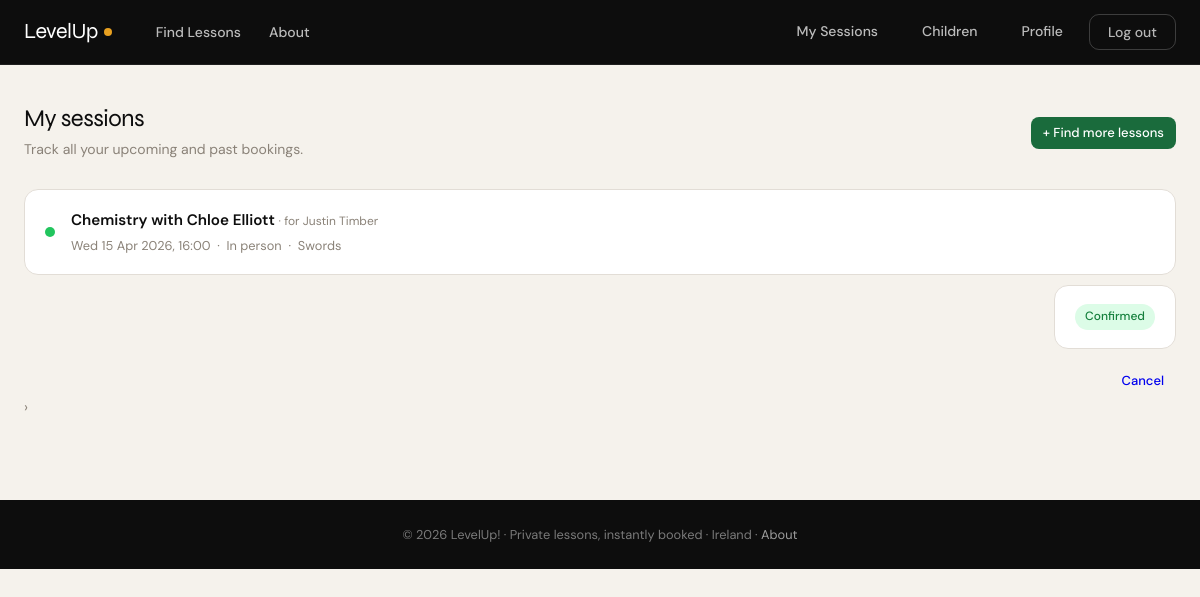
Screenshot of /bookings/ (signed in) with the database file from the repository.
### core/models.py (models this page shows, shortened)
class Booking(models.Model):
    class Status(models.TextChoices):
        PENDING   = "PENDING",   "Pending"
        CONFIRMED = "CONFIRMED", "Confirmed"
        REJECTED  = "REJECTED",  "Rejected"
        CANCELLED = "CANCELLED", "Cancelled"
    slot    = models.OneToOneField(SessionSlot, on_delete=models.PROTECT, related_name="booking")
    student = models.ForeignKey(User, on_delete=models.PROTECT, related_name="bookings")
    child_profile = models.ForeignKey(
        ChildProfile,
        on_delete=models.SET_NULL,
        null=True,
        blank=True,
        related_name="bookings",
        help_text="If set, the booking is on behalf of this child.",
    )
    status           = models.CharField(max_length=20, choices=Status.choices)
    meeting_link     = models.URLField(blank=True)
    student_location = models.CharField(max_length=255, blank=True)
    student_lat      = models.FloatField(null=True, blank=True)
    student_lng      = models.FloatField(null=True, blank=True)
    created_at       = models.DateTimeField(default=timezone.now)
    def can_cancel(self) -> bool:
        if self.status not in (self.Status.CONFIRMED, self.Status.PENDING):
            return False
        hours_until = (self.slot.start_datetime - timezone.now()).total_seconds() / 3600
        return hours_until > 24

class SessionSlot(models.Model):
    class Mode(models.TextChoices):
        ONLINE    = "ONLINE",    "Online"
        IN_PERSON = "IN_PERSON", "In person"
    class Status(models.TextChoices):
        AVAILABLE = "AVAILABLE", "Available"
        BOOKED    = "BOOKED",    "Booked"
        CANCELLED = "CANCELLED", "Cancelled"
    coach = models.ForeignKey(CoachProfile, on_delete=models.CASCADE, related_name="slots")
    skill = models.ForeignKey(Skill, on_delete=models.PROTECT, related_name="slots")
    mode  = models.CharField(max_length=20, choices=Mode.choices)
    area  = models.ForeignKey(Area, on_delete=models.PROTECT, null=True, blank=True, related_name="slots")
    venue_eircode  = models.CharField(max_length=10, blank=True)
    start_datetime = models.DateTimeField()
    end_datetime   = models.DateTimeField()
    status = models.CharField(max_length=20, choices=Status.choices, default=Status.AVAILABLE)

class Skill(models.Model):
    category = models.ForeignKey(Category, on_delete=models.CASCADE, related_name="skills")
    name = models.CharField(max_length=60)
    class Meta:
        unique_together = ("category", "name")

class CoachProfile(models.Model):
    user = models.OneToOneField(User, on_delete=models.CASCADE, related_name="coach_profile")
    category = models.ForeignKey(Category, on_delete=models.PROTECT, related_name="coaches")
    teaches = models.ManyToManyField(Skill, blank=True, related_name="coaches")
    travel_areas = models.ManyToManyField(Area, blank=True, related_name="coaches")
    base_location_eircode = models.CharField(max_length=10, blank=True)
    hourly_rate = models.DecimalField(max_digits=7, decimal_places=2, default=0)
    is_verified = models.BooleanField(
        default=False,
        help_text="Manually set by admin after identity/Garda vetting check.",
    )

class User(AbstractUser):
    class Role(models.TextChoices):
        STUDENT = "STUDENT", "Student/Parent"
        COACH = "COACH", "Coach/Teacher"
    class Gender(models.TextChoices):
        MALE = "MALE", "Male"
        FEMALE = "FEMALE", "Female"
        NON_BINARY = "NON_BINARY", "Non-binary"
        PREFER_NOT = "PREFER_NOT", "Prefer not to say"
    role = models.CharField(max_length=20, choices=Role.choices, default=Role.STUDENT)
    forename = models.CharField(max_length=80, blank=True)
    surname = models.CharField(max_length=80, blank=True)
    dob = models.DateField(null=True, blank=True)
    address = models.CharField(max_length=255, blank=True)
    gender = models.CharField(max_length=20, choices=Gender.choices, blank=True)
    bio = models.TextField(blank=True)
    profile_picture = models.ImageField(upload_to="profiles/", blank=True, null=True)
    def full_name(self) -> str:
        name = f"{self.forename} {self.surname}".strip()
        return name if name else self.username

class ChildProfile(models.Model):
    parent = models.ForeignKey(
        User,
        on_delete=models.CASCADE,
        related_name="child_profiles",
        limit_choices_to={"role": User.Role.STUDENT},
    )
    forename = models.CharField(max_length=80)
    surname  = models.CharField(max_length=80)
    dob      = models.DateField(help_text="Used to confirm the child is a minor (under 18).")
    year_group = models.CharField(
        max_length=40,
        blank=True,
        help_text="e.g. 5th Year, Leaving Cert, Junior Cert",
    )
    def full_name(self) -> str:
        return f"{self.forename} {self.surname}".strip()

class Area(models.Model):
    name = models.CharField(max_length=80, unique=True)

### core/views.py (the view)
# urls.py: path("bookings/", views.student_upcoming, name="student_upcoming"),
@login_required
def student_upcoming(request):
    if request.user.role != User.Role.STUDENT:
        raise PermissionDenied
    bookings = Booking.objects.filter(student=request.user).select_related(
        "slot", "slot__coach", "slot__coach__user", "slot__skill", "slot__area", "child_profile"
    ).order_by("slot__start_datetime")
    return render(request, "core/student_upcoming.html", {"bookings": bookings, "now": timezone.now()})

### core/context_processors.py (called while the page is built)
def google_maps(request):
    return {
        "google_maps_key": getattr(settings, "GOOGLE_MAPS_API_KEY", ""),
    }

### Templates/core/student_upcoming.html (shortened to what this page needs)
{% extends "core/base.html" %}
{% block content %}
<div class="sessions-header">
    <div>
        <div class="lu-section-title">My sessions</div>
        <div class="lu-section-sub" style="margin-bottom:0;">Track all your upcoming and past bookings.</div>
    </div>
    <a href="{% url 'find_lessons' %}" class="lu-btn lu-btn-primary lu-btn-sm">+ Find more lessons</a>
</div>
{% if bookings %}
    {% for b in bookings %}
        <a class="session-item" href="{% url 'booking_detail' b.id %}">
            <div class="session-dot
                {% if b.status == 'CONFIRMED' %}session-dot-confirmed
                {% elif b.status == 'PENDING' %}session-dot-pending
                {% elif b.status == 'REJECTED' %}session-dot-rejected
                {% else %}session-dot-cancelled{% endif %}">
            </div>
            <div class="session-info">
                <div class="session-name">
                    {{ b.slot.skill.name }} with {{ b.slot.coach.user.full_name }}
                    {% if b.child_profile %}
                        <span style="font-size:.75rem; color:var(--muted); font-weight:400;"> · for {{ b.child_profile.full_name }}</span>
                    {% endif %}
                </div>
                <div class="session-meta">
                    {{ b.slot.start_datetime|date:"D j M Y, H:i" }}
                    &nbsp;·&nbsp; {{ b.slot.get_mode_display }}
                    {% if b.slot.mode == "IN_PERSON" and b.slot.area %}
                        &nbsp;·&nbsp; {{ b.slot.area.name }}
                    {% endif %}
                </div>
            </div>
            <div style="display:flex; flex-direction:column; align-items:flex-end; gap:6px;">
                <span class="lu-badge
                    {% if b.status == 'CONFIRMED' %}lu-badge-green
                    {% elif b.status == 'PENDING' %}lu-badge-amber
                    {% elif b.status == 'REJECTED' %}lu-badge-red
                    {% else %}lu-badge-neutral{% endif %}">
                    {{ b.get_status_display }}
                </span>
                {% if b.can_cancel %}
                    <a href="{% url 'student_cancel_booking' b.id %}"
                       class="lu-btn lu-btn-danger-outline lu-btn-sm"
                       onclick="event.preventDefault(); event.stopPropagation(); window.location=this.href;">
                        Cancel
                    </a>
                {% endif %}
            </div>
            <div class="session-arrow">›</div>
        </a>
    {% endfor %}
{% endif %}
{% endblock %}

### Templates/core/base.html (style rules this page uses)
:root { --ink: #0d0d0d; --canvas: #f5f2ec; --cream: #fffdf8; --muted: #8a8278; --border: #e2ddd6; --accent: #1a6b3c; --accent2: #e8a020; --accent3: #5b3fd4; --card-bg: #ffffff; --shadow: 0 2px 12px rgba(13,13,13,0.07); --shadow-lg: 0 8px 40px rgba(13,13,13,0.13); --radius: 14px; --font-display: 'Syne', sans-serif; --font-body: 'DM Sans', sans-serif; }
*, *::before, *::after { box-sizing: border-box; margin: 0; padding: 0; }
html { scroll-behavior: smooth; }
body { background: var(--canvas); color: var(--ink); font-family: var(--font-body); font-size: 15px; line-height: 1.65; -webkit-font-smoothing: antialiased; }
.lu-btn { display: inline-flex; align-items: center; gap: 6px; padding: 8px 18px; border-radius: 10px; font-family: var(--font-body); font-size: 0.875rem; font-weight: 500; cursor: pointer; text-decoration: none; border: none; transition: all .18s; }
.lu-btn-primary { background: var(--accent); color: #fff; }
.lu-btn-sm { padding: 5px 12px; font-size: 0.8125rem; border-radius: 8px; }
.lu-badge { display: inline-flex; align-items: center; gap: 4px; padding: 3px 10px; border-radius: 20px; font-size: 0.75rem; font-weight: 500; }
.lu-badge-green { background: #dcfce7; color: #15803d; }
.lu-section-title { font-family: var(--font-display); font-size: 1.5rem; letter-spacing: -0.5px; line-height: 1.2; margin-bottom: 4px; }
.lu-section-sub { color: var(--muted); font-size: 0.875rem; margin-bottom: 28px; }

### Templates/core/student_upcoming.html (style rules this page uses)
.sessions-header { display: flex; align-items: center; justify-content: space-between; margin-bottom: 28px; }
.session-item { background: var(--card-bg); border: 1px solid var(--border); border-radius: 14px; padding: 18px 20px; margin-bottom: 10px; display: flex; align-items: center; gap: 16px; text-decoration: none; color: var(--ink); transition: border-color .15s, box-shadow .15s; }
.session-dot { width: 10px; height: 10px; border-radius: 50%; flex-shrink: 0; }
.session-dot-confirmed { background: #22c55e; }
.session-info { flex: 1; min-width: 0; }
.session-name { font-weight: 600; font-size: .95rem; }
.session-meta { font-size: .8rem; color: var(--muted); margin-top: 2px; }
.session-arrow { color: var(--muted); font-size: .9rem; flex-shrink: 0; }

### rows the page displays
Booking: slot.skill.name "Chemistry", slot.coach.user.full_name "Chloe Elliott", child_profile.full_name "Justin Timber", slot.start_datetime "Wed 15 Apr 2026, 16:00", slot.mode "In person", slot.area.name "Swords", status "Confirmed", shows "Cancel"
